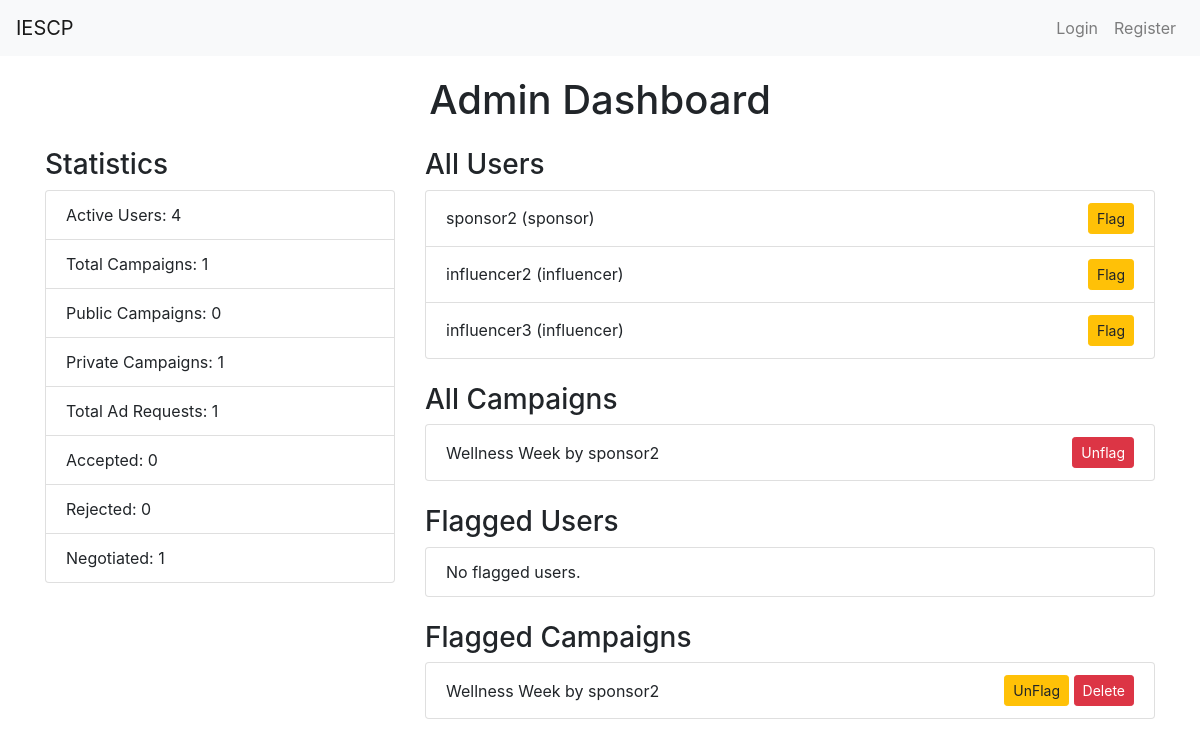
Page /admin_dashboard on the committed database.
### app.py (models this page shows, shortened)
class User(UserMixin, db.Model):
    id = db.Column(db.Integer, primary_key=True)
    username = db.Column(db.String(50), unique=True, nullable=False)
    email = db.Column(db.String(120), unique=True, nullable=False)
    password = db.Column(db.String(200), nullable=False)
    role = db.Column(db.String(20), nullable=False)  # 'admin', 'sponsor', 'influencer'
    flagged = db.Column(db.Boolean, default=False)  # Flag for inappropriate users
    campaigns = db.relationship('Campaign', backref='owner', lazy=True, cascade='all, delete-orphan')
    ad_requests = db.relationship('AdRequest', backref='influencer', lazy=True, cascade='all, delete-orphan')
    company_name = db.Column(db.String(100))
    industry = db.Column(db.String(100))
    budget = db.Column(db.Integer)
    category = db.Column(db.String(100)) # Health, Gaming, etc.
    niche = db.Column(db.String(100))
    followers = db.Column(db.Integer)
    platform = db.Column(db.String(10))

class Campaign(db.Model):
    id = db.Column(db.Integer, primary_key=True)
    name = db.Column(db.String(100), nullable=False)
    description = db.Column(db.String(200))
    start_date = db.Column(db.DateTime, default=db.func.current_timestamp())
    end_date = db.Column(db.DateTime)
    niche = db.Column(db.String(100))
    budget = db.Column(db.Float, nullable=False)
    owner_id = db.Column(db.Integer, db.ForeignKey('user.id', ondelete='CASCADE'), nullable=False)
    visibility = db.Column(db.String(10))  # 'public' or 'private'
    flagged = db.Column(db.Boolean, default=False)
    ad_requests = db.relationship('AdRequest', backref='campaign', lazy=True, cascade='all, delete-orphan')

### app.py (the view)
@app.route('/admin_dashboard')
def admin_dashboard():
    users = User.query.all()
    campaigns = Campaign.query.all()
    ad_requests = AdRequest.query.all()
    flagged_users = User.query.filter_by(flagged=True).all()
    flagged_campaigns = Campaign.query.filter_by(flagged=True).all()
    flagged_ad_requests = AdRequest.query.filter_by(flagged=True).all()
    statistics = {
        'active_users': User.query.count(),  # Fixed to show total users
        'total_campaigns': Campaign.query.count(),
        'public_campaigns': Campaign.query.filter_by(visibility='public').count(),
        'private_campaigns': Campaign.query.filter_by(visibility='private').count(),
        'total_ad_requests': AdRequest.query.count(),
        'accepted_requests': AdRequest.query.filter_by(status='Accepted').count(),
        'rejected_requests': AdRequest.query.filter_by(status='Rejected').count(),
        'negotiated_requests': AdRequest.query.filter_by(status='Negotiated').count(),
    }
    return render_template(
        'admin_dashboard.html',
        users=users,
        campaigns=campaigns,
        ad_requests=ad_requests,
        flagged_users=flagged_users,
        flagged_campaigns=flagged_campaigns,
        flagged_ad_requests=flagged_ad_requests,
        **statistics
    )

### templates/admin_dashboard.html (shortened to what this page needs)
{% extends "layout.html" %}
{% block content %}
<h1 class="text-center mb-4">Admin Dashboard</h1>
<div class="row">
    <div class="col-md-4">
        <h3>Statistics</h3>
        <ul class="list-group mb-4">
            <li class="list-group-item">Active Users: {{ active_users }}</li>
            <li class="list-group-item">Total Campaigns: {{ total_campaigns }}</li>
            <li class="list-group-item">Public Campaigns: {{ public_campaigns }}</li>
            <li class="list-group-item">Private Campaigns: {{ private_campaigns }}</li>
            <li class="list-group-item">Total Ad Requests: {{ total_ad_requests }}</li>
            <li class="list-group-item">Accepted: {{ accepted_requests }}</li>
            <li class="list-group-item">Rejected: {{ rejected_requests }}</li>
            <li class="list-group-item">Negotiated: {{ negotiated_requests }}</li>
        </ul>
    </div>
    <div class="col-md-8">
        <h3>All Users</h3>
        <ul class="list-group mb-4">
            {% for user in users %}
            {% if user.role!='admin' %}
            <li class="list-group-item d-flex justify-content-between align-items-center">
                {{ user.username }} ({{ user.role}})
                <div>
                    {% if user.flagged!=1 %}
                    <form method="POST" action="{{ url_for('flag_user', user_id=user.id) }}" class="d-inline">
                        <button type="submit" class="btn btn-warning btn-sm">Flag</button>
                    </form>
                    {% endif %}
                </div>
            </li>
            {% endif %}
            {% else %}
            <li class="list-group-item">No users found.</li>
            {% endfor %}
        </ul>
        <h3>All Campaigns</h3>
        <ul class="list-group mb-4">
            {% for campaign in campaigns %}
            <li class="list-group-item d-flex justify-content-between align-items-center">
                {{ campaign.name }} by {{ campaign.owner.username }}
                <div>
                    {% if campaign.flagged %}
                    <form method="POST" action="{{ url_for('remove_flag_campaign', campaign_id=campaign.id) }}" class="d-inline">
                        <button type="submit" class="btn btn-danger btn-sm">Unflag</button>
                    </form>
                    {% endif %}
                </div>
            </li>
            {% else %}
            <li class="list-group-item">No campaigns found.</li>
            {% endfor %}
        </ul>
        <h3>Flagged Users</h3>
        <ul class="list-group mb-4">
            {% for flagged_user in flagged_users %}
            <li class="list-group-item d-flex justify-content-between align-items-center">
                {{ flagged_user.username }} ({{ flagged_user.role }})
                <div>
                    <form method="POST" action="{{ url_for('remove_flag_user', user_id=flagged_user.id) }}" class="d-inline">
                        <button type="submit" class="btn btn-warning btn-sm">UnFlag</button>
                    </form>
                    <form method="POST" action="{{ url_for('delete_flagged_user', user_id=flagged_user.id) }}" class="d-inline">
                        <button type="submit" class="btn btn-danger btn-sm">Delete</button>
                    </form>
                </div>
            </li>
            {% else %}
            <li class="list-group-item">No flagged users.</li>
            {% endfor %}
        </ul>
        <h3>Flagged Campaigns</h3>
        <ul class="list-group mb-4">
            {% for flagged_campaign in flagged_campaigns %}
            <li class="list-group-item d-flex justify-content-between align-items-center">
                {{ flagged_campaign.name }} by {{ flagged_campaign.owner.username }}
                <div>
                    <form method="POST" action="{{ url_for('remove_flag_campaign', campaign_id=flagged_campaign.id) }}" class="d-inline">
                        <button type="submit" class="btn btn-warning btn-sm">UnFlag</button>
                    </form>
                    <form method="POST" action="{{ url_for('delete_flagged_campaign', campaign_id=flagged_campaign.id) }}" class="d-inline">
                        <button type="submit" class="btn btn-danger btn-sm">Delete</button>
                    </form>
                </div>
            </li>
            {% else %}
            <li class="list-group-item">No flagged campaigns.</li>
            {% endfor %}
        </ul>
    </div>
</div>
{% endblock %}

### rows in the picture
User: username "sponsor2", role "sponsor"
User: username "influencer2", role "influencer"
User: username "influencer3", role "influencer"
Campaign: name "Wellness Week", owner.username "sponsor2"

### other values in the picture
{{ active_users }} "4"
{{ total_campaigns }} "1"
{{ public_campaigns }} "0"
{{ private_campaigns }} "1"
{{ total_ad_requests }} "1"
{{ accepted_requests }} "0"
{{ rejected_requests }} "0"
{{ negotiated_requests }} "1"
